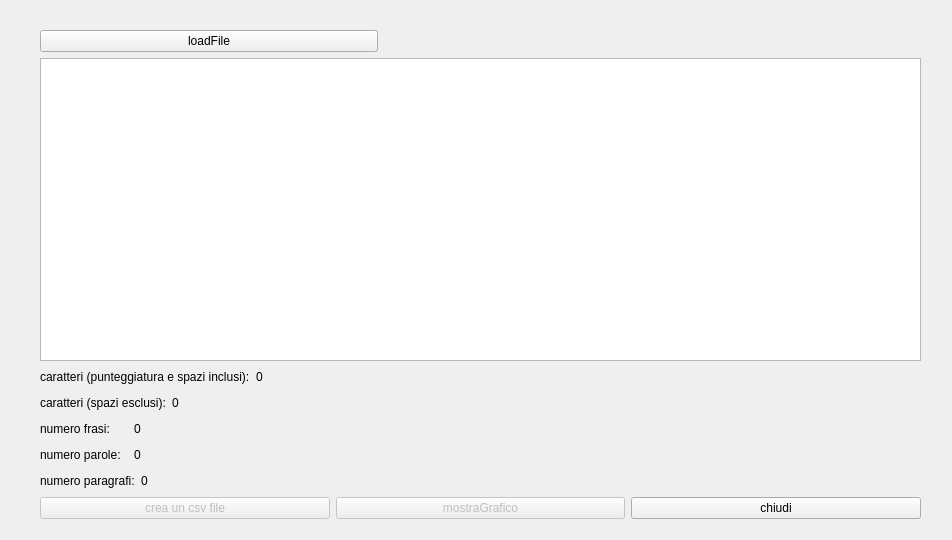
<?xml version="1.0" encoding="UTF-8"?>
<ui version="4.0">
 <class>MainWindow</class>
 <widget class="QMainWindow" name="MainWindow">
  <property name="enabled">
   <bool>true</bool>
  </property>
  <property name="geometry">
   <rect>
    <x>0</x>
    <y>0</y>
    <width>952</width>
    <height>540</height>
   </rect>
  </property>
  <property name="windowTitle">
   <string>MainWindow</string>
  </property>
  <widget class="QWidget" name="centralwidget">
   <widget class="QWidget" name="verticalLayoutWidget">
    <property name="geometry">
     <rect>
      <x>40</x>
      <y>30</y>
      <width>881</width>
      <height>489</height>
     </rect>
    </property>
    <layout class="QVBoxLayout" name="mainLayout">
     <item>
      <layout class="QHBoxLayout" name="horizontalLayoutLoadFile">
       <item>
        <widget class="QPushButton" name="loadFile">
         <property name="sizePolicy">
          <sizepolicy hsizetype="Minimum" vsizetype="Fixed">
           <horstretch>0</horstretch>
           <verstretch>0</verstretch>
          </sizepolicy>
         </property>
         <property name="text">
          <string>loadFile</string>
         </property>
        </widget>
       </item>
       <item>
        <widget class="QLabel" name="fileName">
         <property name="text">
          <string/>
         </property>
        </widget>
       </item>
       <item>
        <spacer name="horizontalSpacer_6">
         <property name="orientation">
          <enum>Qt::Horizontal</enum>
         </property>
         <property name="sizeType">
          <enum>QSizePolicy::Fixed</enum>
         </property>
         <property name="sizeHint" stdset="0">
          <size>
           <width>200</width>
           <height>20</height>
          </size>
         </property>
        </spacer>
       </item>
      </layout>
     </item>
     <item>
      <layout class="QHBoxLayout" name="textLayout">
       <item>
        <widget class="QTextEdit" name="fileText">
         <property name="horizontalScrollBarPolicy">
          <enum>Qt::ScrollBarAlwaysOff</enum>
         </property>
         <property name="readOnly">
          <bool>true</bool>
         </property>
        </widget>
       </item>
      </layout>
     </item>
     <item>
      <layout class="QVBoxLayout" name="infoLayout">
       <item>
        <layout class="QHBoxLayout" name="spaziEPunteggiaturaInclusa">
         <item>
          <widget class="QLabel" name="caratteriSpaziEPunteggiaturaInclusi">
           <property name="text">
            <string>caratteri (punteggiatura e spazi inclusi):</string>
           </property>
          </widget>
         </item>
         <item>
          <widget class="QLabel" name="numeroCarInc">
           <property name="text">
            <string>0</string>
           </property>
           <property name="alignment">
            <set>Qt::AlignCenter</set>
           </property>
          </widget>
         </item>
         <item>
          <spacer name="horizontalSpacer">
           <property name="orientation">
            <enum>Qt::Horizontal</enum>
           </property>
           <property name="sizeHint" stdset="0">
            <size>
             <width>20</width>
             <height>20</height>
            </size>
           </property>
          </spacer>
         </item>
        </layout>
       </item>
       <item>
        <layout class="QHBoxLayout" name="spaziEPunteggiaturaEsclusa">
         <item>
          <widget class="QLabel" name="caratteriSpaziEsclusi">
           <property name="text">
            <string>caratteri (spazi esclusi):</string>
           </property>
          </widget>
         </item>
         <item>
          <widget class="QLabel" name="numeroCarEsc">
           <property name="text">
            <string>0</string>
           </property>
           <property name="alignment">
            <set>Qt::AlignCenter</set>
           </property>
          </widget>
         </item>
         <item>
          <spacer name="horizontalSpacer_2">
           <property name="orientation">
            <enum>Qt::Horizontal</enum>
           </property>
           <property name="sizeHint" stdset="0">
            <size>
             <width>40</width>
             <height>20</height>
            </size>
           </property>
          </spacer>
         </item>
        </layout>
       </item>
      </layout>
     </item>
     <item>
      <layout class="QHBoxLayout" name="horizontalLayoutNFrasi">
       <item>
        <widget class="QLabel" name="numeroFrasi">
         <property name="text">
          <string>numero frasi:</string>
         </property>
        </widget>
       </item>
       <item>
        <widget class="QLabel" name="nFr">
         <property name="text">
          <string>0</string>
         </property>
        </widget>
       </item>
       <item>
        <spacer name="horizontalSpacer_3">
         <property name="orientation">
          <enum>Qt::Horizontal</enum>
         </property>
         <property name="sizeType">
          <enum>QSizePolicy::Fixed</enum>
         </property>
         <property name="sizeHint" stdset="0">
          <size>
           <width>700</width>
           <height>20</height>
          </size>
         </property>
        </spacer>
       </item>
      </layout>
     </item>
     <item>
      <layout class="QHBoxLayout" name="horizontalLayoutNParole">
       <item>
        <widget class="QLabel" name="numeroParole">
         <property name="text">
          <string>numero parole:</string>
         </property>
        </widget>
       </item>
       <item>
        <widget class="QLabel" name="nPar">
         <property name="text">
          <string>0</string>
         </property>
        </widget>
       </item>
       <item>
        <spacer name="horizontalSpacer_4">
         <property name="orientation">
          <enum>Qt::Horizontal</enum>
         </property>
         <property name="sizeType">
          <enum>QSizePolicy::Fixed</enum>
         </property>
         <property name="sizeHint" stdset="0">
          <size>
           <width>700</width>
           <height>20</height>
          </size>
         </property>
        </spacer>
       </item>
      </layout>
     </item>
     <item>
      <layout class="QHBoxLayout" name="horizontalLayoutNparagrafi">
       <item>
        <widget class="QLabel" name="numeroParagrafi">
         <property name="text">
          <string>numero paragrafi:</string>
         </property>
        </widget>
       </item>
       <item>
        <widget class="QLabel" name="nPar_2">
         <property name="text">
          <string>0</string>
         </property>
        </widget>
       </item>
       <item>
        <spacer name="horizontalSpacer_5">
         <property name="orientation">
          <enum>Qt::Horizontal</enum>
         </property>
         <property name="sizeType">
          <enum>QSizePolicy::Fixed</enum>
         </property>
         <property name="sizeHint" stdset="0">
          <size>
           <width>700</width>
           <height>20</height>
          </size>
         </property>
        </spacer>
       </item>
      </layout>
     </item>
     <item>
      <layout class="QHBoxLayout" name="buttonLayout">
       <item>
        <widget class="QPushButton" name="csvFile">
         <property name="enabled">
          <bool>false</bool>
         </property>
         <property name="text">
          <string>crea un csv file</string>
         </property>
        </widget>
       </item>
       <item>
        <widget class="QPushButton" name="graphButton">
         <property name="enabled">
          <bool>false</bool>
         </property>
         <property name="text">
          <string>mostraGrafico</string>
         </property>
        </widget>
       </item>
       <item>
        <widget class="QPushButton" name="chiudi">
         <property name="enabled">
          <bool>true</bool>
         </property>
         <property name="text">
          <string>chiudi</string>
         </property>
        </widget>
       </item>
      </layout>
     </item>
    </layout>
   </widget>
  </widget>
 </widget>
 <resources/>
 <connections/>
</ui>
